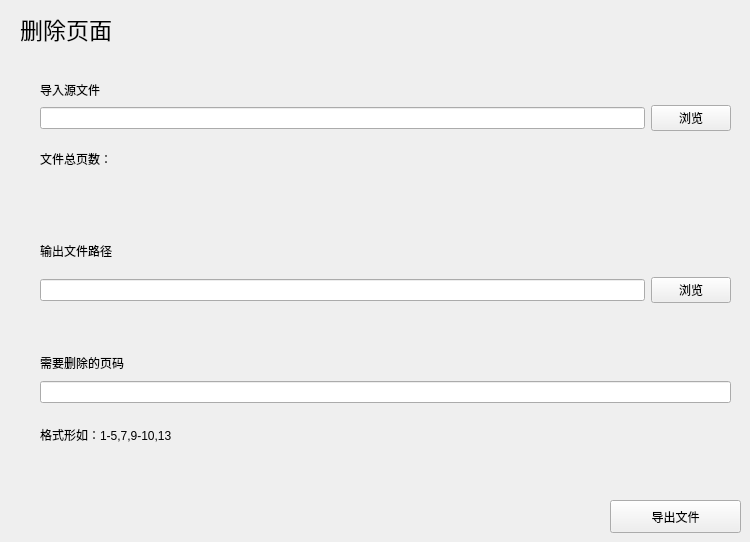
     <widget class="QWidget" name="page_3">
      <widget class="TitleLabel" name="TitleLabel_5">
       <property name="geometry">
        <rect>
         <x>20</x>
         <y>10</y>
         <width>123</width>
         <height>38</height>
        </rect>
       </property>
       <property name="font">
        <font>
         <family>Microsoft YaHei</family>
         <pointsize>17</pointsize>
         <weight>50</weight>
         <bold>false</bold>
        </font>
       </property>
       <property name="text">
        <string>删除页面</string>
       </property>
      </widget>
      <widget class="PushButton" name="pushButton_9">
       <property name="geometry">
        <rect>
         <x>610</x>
         <y>500</y>
         <width>131</width>
         <height>33</height>
        </rect>
       </property>
       <property name="text">
        <string>导出文件</string>
       </property>
      </widget>
      <widget class="CardWidget" name="CardWidget_9">
       <property name="geometry">
        <rect>
         <x>30</x>
         <y>220</y>
         <width>711</width>
         <height>91</height>
        </rect>
       </property>
       <widget class="QWidget" name="layoutWidget_8">
        <property name="geometry">
         <rect>
          <x>10</x>
          <y>10</y>
          <width>691</width>
          <height>73</height>
         </rect>
        </property>
        <layout class="QVBoxLayout" name="verticalLayout_15">
         <item>
          <widget class="SubtitleLabel" name="SubtitleLabel_9">
           <property name="text">
            <string>输出文件路径</string>
           </property>
          </widget>
         </item>
         <item>
          <layout class="QHBoxLayout" name="horizontalLayout_13">
           <item>
            <widget class="LineEdit" name="LineEdit_11"/>
           </item>
           <item>
            <widget class="PushButton" name="pushButton_6">
             <property name="text">
              <string>浏览</string>
             </property>
            </widget>
           </item>
          </layout>
         </item>
        </layout>
       </widget>
      </widget>
      <widget class="CardWidget" name="CardWidget_10">
       <property name="geometry">
        <rect>
         <x>30</x>
         <y>340</y>
         <width>711</width>
         <height>131</height>
        </rect>
       </property>
       <widget class="QWidget" name="layoutWidget_9">
        <property name="geometry">
         <rect>
          <x>10</x>
          <y>10</y>
          <width>691</width>
          <height>111</height>
         </rect>
        </property>
        <layout class="QVBoxLayout" name="verticalLayout_16">
         <item>
          <layout class="QVBoxLayout" name="verticalLayout_17">
           <item>
            <widget class="SubtitleLabel" name="SubtitleLabel_10">
             <property name="text">
              <string>需要删除的页码</string>
             </property>
            </widget>
           </item>
           <item>
            <layout class="QHBoxLayout" name="horizontalLayout_14">
             <item>
              <widget class="LineEdit" name="LineEdit_12"/>
             </item>
            </layout>
           </item>
          </layout>
         </item>
         <item>
          <layout class="QVBoxLayout" name="verticalLayout_18">
           <item>
            <widget class="BodyLabel" name="BodyLabel_7">
             <property name="text">
              <string>格式形如：1-5,7,9-10,13</string>
             </property>
            </widget>
           </item>
          </layout>
         </item>
        </layout>
       </widget>
      </widget>
      <widget class="CardWidget" name="CardWidget_11">
       <property name="geometry">
        <rect>
         <x>30</x>
         <y>70</y>
         <width>711</width>
         <height>121</height>
        </rect>
       </property>
       <widget class="QWidget" name="layoutWidget_10">
        <property name="geometry">
         <rect>
          <x>10</x>
          <y>11</y>
          <width>691</width>
          <height>100</height>
         </rect>
        </property>
        <layout class="QVBoxLayout" name="verticalLayout_19">
         <item>
          <widget class="SubtitleLabel" name="SubtitleLabel_11">
           <property name="text">
            <string>导入源文件</string>
           </property>
          </widget>
         </item>
         <item>
          <layout class="QHBoxLayout" name="horizontalLayout_15">
           <item>
            <widget class="LineEdit" name="LineEdit_5"/>
           </item>
           <item>
            <widget class="PushButton" name="pushButton_10">
             <property name="text">
              <string>浏览</string>
             </property>
            </widget>
           </item>
          </layout>
         </item>
         <item>
          <widget class="BodyLabel" name="BodyLabel_9">
           <property name="sizePolicy">
            <sizepolicy hsizetype="Expanding" vsizetype="Expanding">
             <horstretch>0</horstretch>
             <verstretch>0</verstretch>
            </sizepolicy>
           </property>
           <property name="text">
            <string>文件总页数：</string>
           </property>
           <property name="textFormat">
            <enum>Qt::AutoText</enum>
           </property>
          </widget>
         </item>
        </layout>
       </widget>
      </widget>
     </widget>
